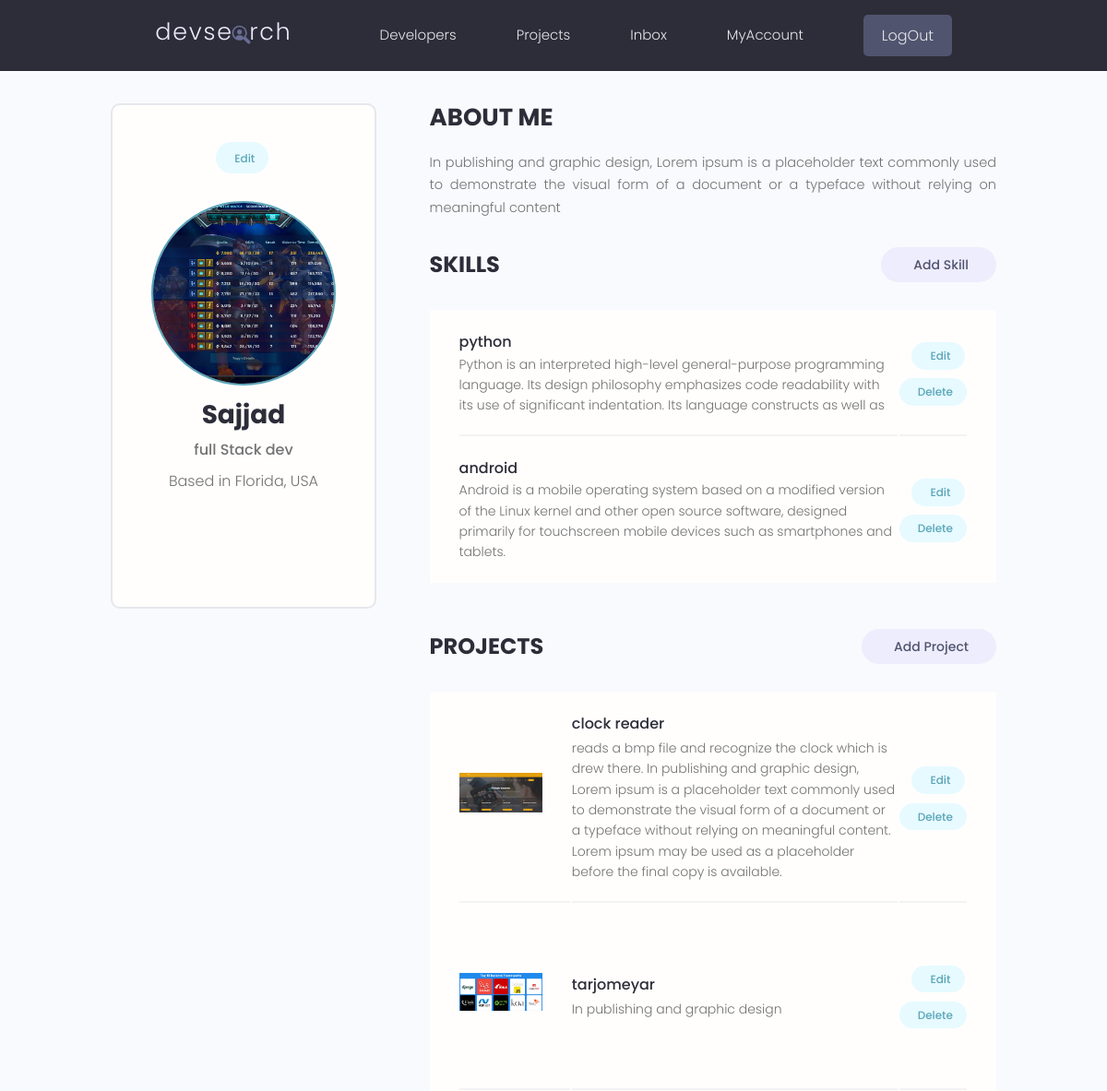
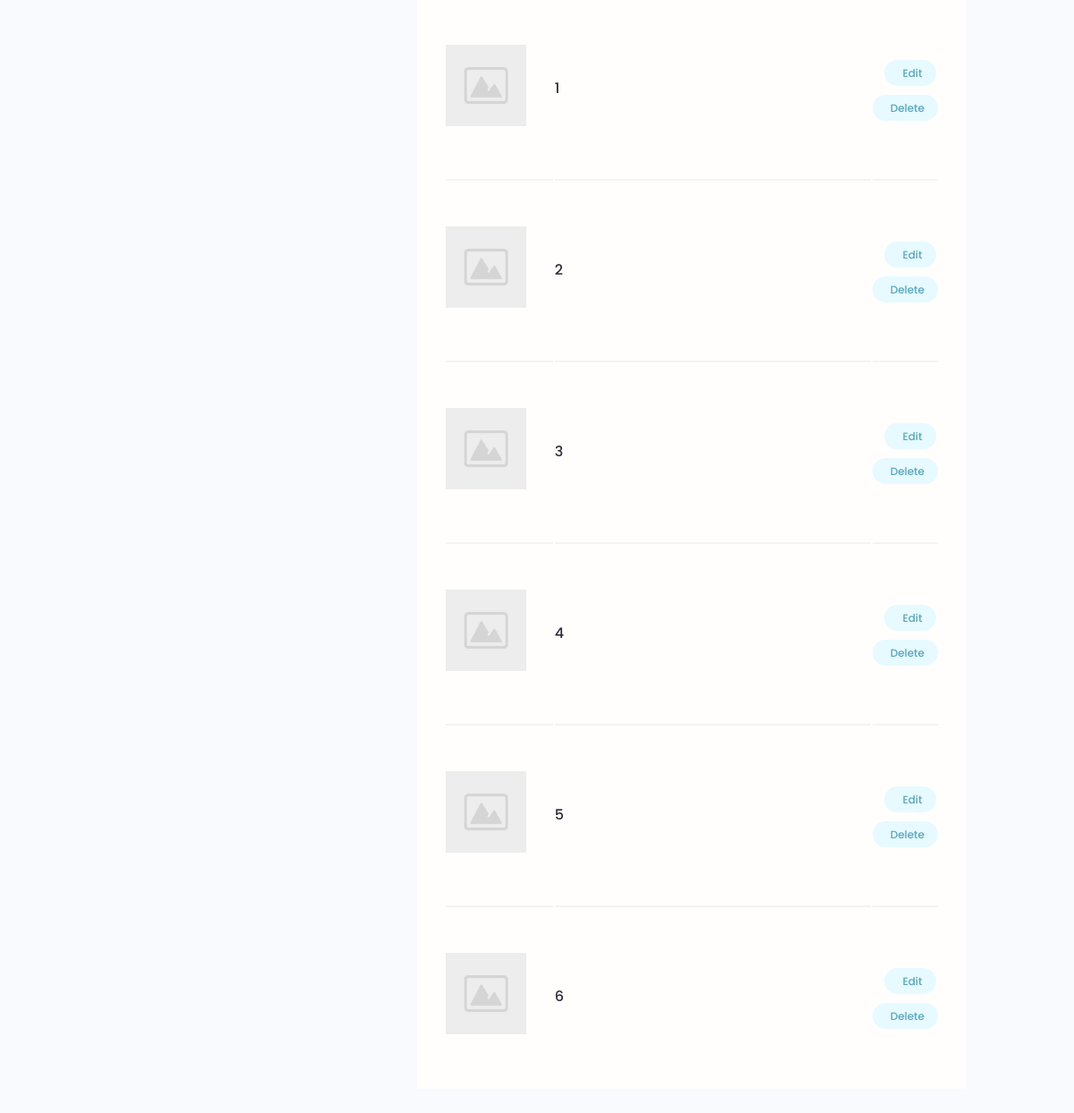
Page /users/account/ (signed in) on the committed database (2 pictures, top to bottom).
### users/models.py (models this page shows, shortened)
class Profile(models.Model):
    user = models.OneToOneField(User, on_delete=models.CASCADE, null=True, blank=True)
    name = models.CharField(max_length=200, null=True, blank=True)
    email = models.CharField(max_length=200, null=True, blank=True)
    profile_image = models.ImageField(null=True, blank=True, upload_to='profiles/', default='profiles/default.png')
    username = models.CharField(max_length=200, null=True, blank=True)
    short_intro = models.CharField(max_length=200, null=True, blank=True)
    bio = models.TextField(blank=True, null=True)
    social_github = models.CharField(max_length=200, null=True, blank=True)
    social_twitter = models.CharField(max_length=200, null=True, blank=True)
    social_linkedin = models.CharField(max_length=200, null=True, blank=True)
    social_website = models.CharField(max_length=200, null=True, blank=True)

class Skill(models.Model):
    owner = models.ForeignKey(Profile, on_delete=models.CASCADE, null=True, blank=True)
    name = models.CharField(max_length=200, null=True, blank=True)
    description = models.CharField(max_length=200, blank=True, null=True)
    def __str__(self):
        return self.name

### projects/models.py (models this page shows, shortened)
class Project(models.Model):
    owner = models.ForeignKey(Profile, null=True, blank=True, on_delete=SET_NULL)
    title = models.CharField(max_length=2000, blank=True)
    description = models.TextField(blank=True)
    vote_ratio = models.IntegerField(null=True, blank=True)
    vote_total = models.IntegerField(null=True, blank=True)
    featured_image = models.ImageField(blank=True, null=True, default='default.jpg')
    id = models.UUIDField(default=uuid.uuid4, unique=True, primary_key=True,
                          editable=False)
    tags = models.ManyToManyField('Tag', blank=True)
    def __str__(self):
        return self.title
    class Meta:
        ordering = ['-vote_ratio', '-vote_total', 'title']

### users/views.py (the view)
# urls.py: path('account/', views.account, name='account'),
@login_required(login_url='login')
def account(request):
        profile = request.user.profile
        skills = profile.skill_set.all()
        context = {'profile': profile, 'skills': skills}
        return render(request, 'users/account.html', context)

### users/templates/users/account.html (shortened to what this page needs)
{% extends 'main.html' %}
{% block content %}
  <main class="settingsPage profile my-md">
    <div class="container">
      <div class="layout">
        <div class="column column--1of3">
          <div class="card text-center">
            <div class="card__body dev">
              <a class="tag tag--pill tag--main settings__btn" href="{% url 'edit-profile' %}"> Edit</a>
              <img class="avatar avatar--xl dev__avatar" src={{profile.profile_image.url}} />
              <h2 class="dev__name">{{profile.name}}</h2>
              <p class="dev__title">{{profile.short_intro}}</p>
              <p class="dev__location">Based in Florida, USA</p>
              <ul class="dev__social">
              </ul>
            </div>
          </div>
        </div>
        <div class="column column--2of3">
          <div class="devInfo">
            <h3 class="devInfo__title">About Me</h3>
            <p class="devInfo__about">{{profile.bio}}</p>
          </div>
          <div class="settings">
            <h3 class="settings__title">Skills</h3>
            <a class="tag tag--pill tag--sub settings__btn tag--lg" href="{% url 'add-skill' %}"> Add Skill</a>
          </div>
          <table class="settings__table">
            {% for skill in skills %}
            <tr>
              <td class="settings__tableInfo">
                <h4>{{skill}}</h4>
                <p>
                  {{skill.description}}
                </p>
              </td>
              <td class="settings__tableActions">
                <a class="tag tag--pill tag--main settings__btn" href="{% url 'edit-skill' skill.id %}"> Edit</a>
                <a class="tag tag--pill tag--main settings__btn" href="{% url 'delete-skill' skill.id %}?next=/users/account/">
                  Delete</a>
              </td>
            </tr>
            {% endfor %}
          </table>
          <div class="settings">
            <h3 class="settings__title">Projects</h3>
            <a class="tag tag--pill tag--sub settings__btn tag--lg" href="{% url 'add_project' %}"> Add Project</a>
          </div>
          <table class="settings__table">
            {% for project in profile.project_set.all %}
            <tr>
              <td class="settings__thumbnail">
                <a href="{% url 'find' project %}"><img src={{project.featured_image.url}} alt="Project Thumbnail" /></a>
              </td>
              <td class="settings__tableInfo">
                <a href="{% url 'find' project %}">{{project}}</a>
                <p>
                  {{project.description}}
                </p>
              </td>
              <td class="settings__tableActions">
                <a class="tag tag--pill tag--main settings__btn" href="{% url 'update_project' project %}"> Edit</a>
                <a class="tag tag--pill tag--main settings__btn" href="{% url 'delete_project' project%}?next=/users/account">
                  Delete</a>
              </td>
            </tr>
            {% endfor %}
          </table>
        </div>
      </div>
    </div>
  </main>
  {% endblock %}

### static/styles/app.css (style rules this page uses)
:root { --color-sub: #2d2d39; }
.card { border: 2px solid var(--color-light); }
img { width: 100%; }
.profile .card > .dev { padding: 4rem; }
.dev__avatar { display: block; margin: auto; }
.dev__name { color: var(--color-sub); font-size: 2.8rem; font-weight: 700; margin-top: 1rem; margin-bottom: 0.5rem; }
.dev__title { font-size: 1.6rem; font-weight: 500; line-height: 1.3; }
.dev__location { margin-top: 1rem; }
.dev__social { margin: 3rem 0; list-style: none; display: flex; justify-content: center; gap: 1.5rem; }
.devInfo { margin-bottom: 3rem; }
.devInfo__title, .devInfo__subtitle { font-size: 2.6rem; color: var(--color-sub); text-transform: uppercase; font-weight: 700; margin-bottom: 1.5rem; }
.devInfo__about, .devSkill__info { font-size: 1.45rem; line-height: 1.7; text-align: justify; }
.settingsPage .dev > .settings__btn { display: inline-block; margin-bottom: 3rem; }
.settings { display: flex; justify-content: space-between; align-items: center; }
.settings__title { font-size: 2.4rem; text-transform: uppercase; font-weight: 700; color: var(--color-sub); }
.settings__table { margin-top: 3rem; margin-bottom: 5rem; padding: 0 3rem; background: var(--color-white); }
.settings__table tr { width: 100%; }
.settings__table tr > td { padding: 2rem 0; }
.settings__table tr:not(:last-child) td { border-bottom: 2px solid var(--color-white-light); }
.settings__thumbnail { width: 23%; min-width: 10rem; }
.settings__thumbnail img { padding-right: 3rem; height: 15rem; object-fit: contain; }
.settings__tableInfo { width: 100%; }
.settings__tableInfo h4, .settings__tableInfo a { padding-right: 1rem; width: auto; font-size: 1.6rem; font-weight: 500; color: var(--color-sub); }
.settings__tableInfo p { font-size: 1.4rem; }
.settings__tableActions { text-align: right; }

### static/uikit/styles/modules/_variables.css (style rules this page uses)
:root { --color-main: #5aa5b9; --color-main-light: #e6faff; --color-sub: #3f4156; --color-sub-light: #51546e; --color-sub-lighter: #ededfd; --color-text: #737373; --color-gray: #8b8b8b; --color-light: #e5e7eb; --color-light-gray: #767676; --color-bg: #f8fafd; --color-white: #fffefd; --color-white-light: #f3f3f3; --color-success: #359e64; --color-success-bg: #def8e8; --color-error: #fc4b0b; --color-error-bg: #fff2ee; --font-base: 'Poppins', arial, helvetica, 'Segoe UI', roboto, ubuntu, sans-serif; --font-monospace: 'Fira Code', 'Courier New', courier, monospace; --font-regular: 300; --font-medium: 500; --font-bold: 700; --generic-shadow: 1px 1px 5px #00000010; --generic-transition: all 0.3s ease-in-out; }

### static/uikit/styles/modules/_base.css (style rules this page uses)
* { margin: 0; padding: 0; box-sizing: border-box; text-rendering: optimizeLegibility; color: inherit; font-size: inherit; }
html { font-size: 50%; }
@media only screen and (min-width: 480px) { html { font-size: 56.25%; } }
@media only screen and (min-width: 1200px) { html { font-size: 62.5%; } }
body { line-height: 1.6; font-weight: 400; font-size: 1.5rem; color: var(--color-text); background-color: var(--color-bg); min-height: 100vh; }

### static/uikit/styles/modules/_typography.css (style rules this page uses)
* { font-family: var(--font-base); }
h2 { font-size: 3.6rem; font-weight: var(--font-bold); }
h3 { font-size: 3.2rem; font-weight: var(--font-medium); }
h4 { font-size: 2.8rem; font-weight: var(--font-medium); }
p, span, strong { font-size: 1.6rem; color: var(--color-text); font-weight: var(--font-regular); }
a { padding-bottom: 2px; text-decoration: none; display: inline-block; color: var(--color-main); font-weight: var(--font-medium); }

### static/uikit/styles/modules/_utilities.css (style rules this page uses)
.container { width: 92%; max-width: 165rem; margin: 0 auto; box-sizing: border-box; }
@media screen and (min-width: 1000px) { .container { width: 90%; } }
@media screen and (min-width: 1200px) { .container { width: 80%; } }
.text-center { text-align: center; }
.my-md { margin: 3rem auto; }

### static/uikit/styles/modules/_avatar.css (style rules this page uses)
.avatar { border-radius: 50%; border: 2px solid var(--color-main); object-fit: cover; }
.avatar--xl { height: 20rem; width: 20rem; }

### static/uikit/styles/modules/_card.css (style rules this page uses)
.card { border-radius: 1rem; background-color: var(--color-white); border: 1.5px solid var(--color-light); width: auto; height: auto; margin-top: 0.5rem; margin-bottom: 0.5rem; overflow: hidden; }
.card__body, .card__header { padding: 2rem 2.5rem; }

### static/uikit/styles/modules/_layout.css (style rules this page uses)
.layout { display: flex; flex-flow: row wrap; justify-content: space-between; }
.layout > .column { margin-bottom: 3rem; }
.layout > .column.column--1of3 { flex-basis: 30%; }
.layout > .column.column--2of3 { flex-basis: 64%; }

### rows in the picture
Profile: profile_image (picture), name "Sajjad", short_intro "full Stack dev", bio "In publishing and graphic design, Lorem ipsum is a placeholder text commonly used to demonstrate the visual form of a document or a typeface without relying on meaningful content"
Skill: name "python", description "Python is an interpreted high-level general-purpose programming language. Its design philosophy emphasizes code readability with its use of significant indentation. Its language constructs as well as"
Skill: name "android", description "Android is a mobile operating system based on a modified version of the Linux kernel and other open source software, designed primarily for touchscreen mobile devices such as smartphones and tablets."
Project: featured_image (picture), title "clock reader", description "reads a bmp file and recognize the clock which is drew there. In publishing and graphic design, Lorem ipsum is a placeholder text commonly used to demonstrate the visual form of a document or a typeface without relying on meaningful content. Lorem ipsum may be used as a placeholder before the final copy is available."
Project: featured_image (picture), title "tarjomeyar", description "In publishing and graphic design"
Project: featured_image (placeholder picture), title "1"
Project: featured_image (placeholder picture), title "2"
Project: featured_image (placeholder picture), title "3"
Project: featured_image (placeholder picture), title "4"
Project: featured_image (placeholder picture), title "5"
Project: featured_image (placeholder picture), title "6"
